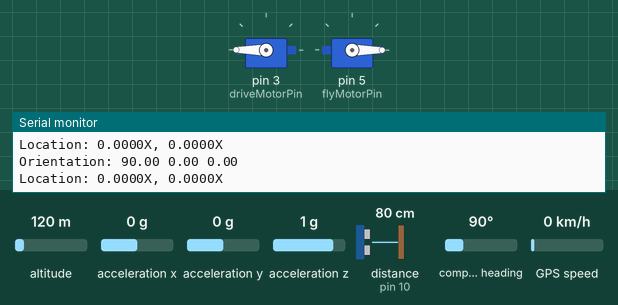
Bench run of a sketch on a simulated Arduino Uno, built with avr-gcc and run on an emulated ATmega328P. Parts: 2 × servo, the last lines printed to the serial monitor. Wiring (inferred from the names in the program): ultrasonic range finder: trigger pin 9; echo pin 10. The test bench sets the inputs (shaded band); at power-on: distance to the obstacle (sensor on pin 10) 80 cm, altitude 120 m, acceleration x 0 g, acceleration y 0 g, acceleration z 1 g, compass heading 90°, GPS speed 0 km/h. The echo pulse lasts 58.3 µs per cm; the GPS gets a fix after 3 s at 37.7749, -122.4194 with 8 satellites.

Above: at 1.3 s.
1.4 s: distance to the obstacle (sensor on pin 10) set to 22 cm
5.0 s: distance to the obstacle (sensor on pin 10) set to 18 cm
At 5.9 s:
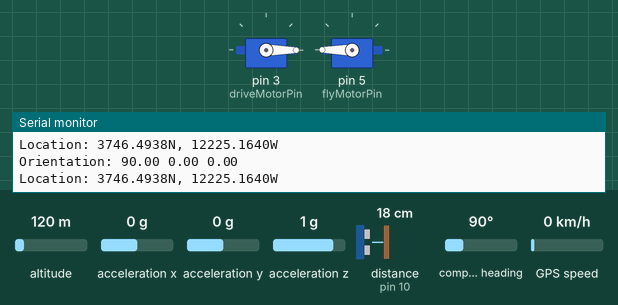
6.5 s: distance to the obstacle (sensor on pin 10) set to 35 cm
At 7.8 s:
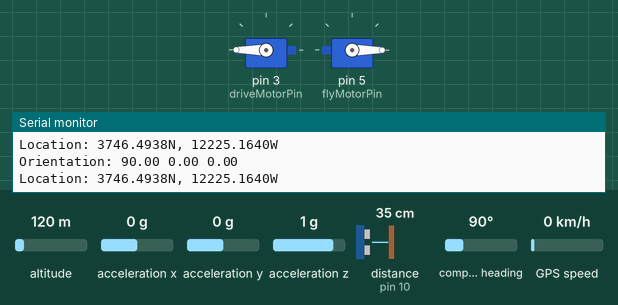
8.1 s: distance to the obstacle (sensor on pin 10) set to 2 cm
At 8.6 s:
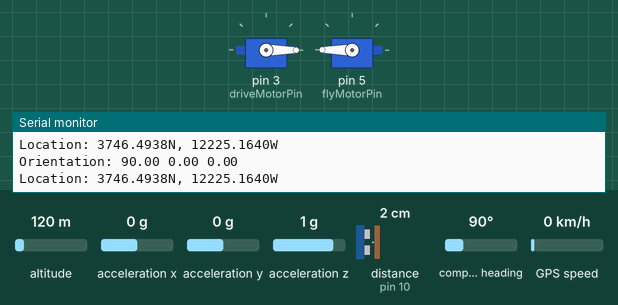
Timing chart, 0 to 10.6 s (numbered marks = the images above; inputs shaded):
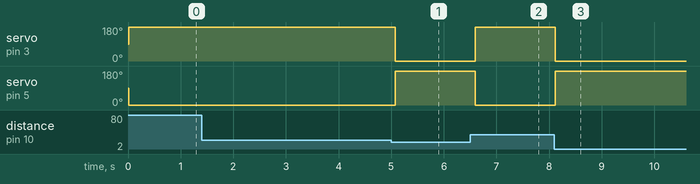

Measured:
- the behaviour switches between 21 and 20 cm on distance to the obstacle (sensor on pin 10) (found by bisection; images 0 and 1)
- after the input at 5.0 s, servo on pin 3 (driveMotorPin): 180° → 0° after 0.08 s; servo on pin 5 (flyMotorPin): 0° → 180° after 0.08 s
- after the input at 6.5 s, servo on pin 3 (driveMotorPin): 0° → 180° after 0.10 s; servo on pin 5 (flyMotorPin): 180° → 0° after 0.10 s
- after the input at 8.1 s, servo on pin 3 (driveMotorPin): 180° → 0° at once; servo on pin 5 (flyMotorPin): 0° → 180° at once

The sketch:

Wro.ino
```cpp
#include <Servo.h>
#include <Wire.h>
#include <Adafruit_Sensor.h>
#include <Adafruit_BNO055.h>
#include <Adafruit_GPS.h>

Servo driveMotor;
Servo flyMotor;
Adafruit_BNO055 bno = Adafruit_BNO055(55);
Adafruit_GPS GPS(&Wire);

const int trigPin = 9;
const int echoPin = 10;
const int driveMotorPin = 3;
const int flyMotorPin = 5;

void setup() {
  Serial.begin(9600);
  driveMotor.attach(driveMotorPin);
  flyMotor.attach(flyMotorPin);
  pinMode(trigPin, OUTPUT);
  pinMode(echoPin, INPUT);

  if(!bno.begin()) {
    Serial.print("No BNO055 detected");
    while(1);
  }

  GPS.begin(9600);
}

void loop() {
  long duration, distance;
  digitalWrite(trigPin, LOW);
  delayMicroseconds(2);
  digitalWrite(trigPin, HIGH);
  delayMicroseconds(10);
  digitalWrite(trigPin, LOW);

  duration = pulseIn(echoPin, HIGH);
  distance = (duration / 2) / 29.1;

  if (distance < 20) {
    driveMotor.write(0); // Stop the drive motor
    flyMotor.write(180); // Start the fly motor
  } else {
    driveMotor.write(180); // Move the drive motor
    flyMotor.write(0); // Stop the fly motor
  }

  sensors_event_t event;
  bno.getEvent(&event);
  Serial.print("Orientation: ");
  Serial.print(event.orientation.x);
  Serial.print(" ");
  Serial.print(event.orientation.y);
  Serial.print(" ");
  Serial.print(event.orientation.z);
  Serial.println();

  char c = GPS.read();
  if (GPS.newNMEAreceived()) {
    if (!GPS.parse(GPS.lastNMEA())) {
      return;
    }
  }

  Serial.print("Location: ");
  Serial.print(GPS.latitude, 4);
  Serial.print(GPS.lat);
  Serial.print(", ");
  Serial.print(GPS.longitude, 4);
  Serial.println(GPS.lon);

  delay(500);
}
```
